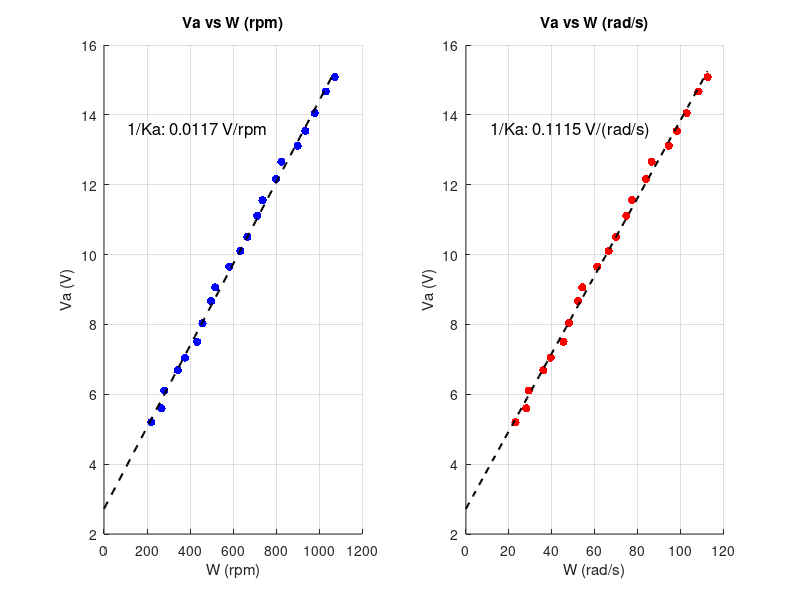

Write MATLAB code to recreate this figure.
% Dados fornecidos
Va = [0, 0.25389, 0.51509, 0.73795, 1.034, 1.2853, 1.5169, 1.8265, 2.1185, 2.2494, ...
    2.5072, 2.825, 2.9996, 3.2805, 3.5183, 3.6466, 3.8122, 4.5664, 5.2013, 5.5958, ...
    6.1087, 6.686, 7.0504, 7.5012, 8.0346, 8.667, 9.0595, 9.6568, 10.104, 10.504, ...
    11.115, 11.558, 12.166, 12.659, 13.117, 13.54, 14.051, 14.668, 15.081];
Vt = [0, 0, 0, 0, 0, 0, 0, 0, 0, 0, 0, 0, 0, 0, 0, 1.349, 1.7588, 2.6537, 3.5481, 4.1944, ...
    4.2889, 5.5879, 6.0775, 6.6157, 7.3138, 7.78788, 8.615, 9.4409, 10.133, 10.646, ...
    11.536, 11.993, 12.905, 13.544, 14.291, 14.845, 15.572, 16.428, 17.012];
rpm = [0, 0, 0, 0, 0, 0, 0, 0, 0, 0, 0, 0, 0, 0, 0, 84.3, 150, 166, 220, 267.8, 279.7, 343.6, ...
    376.6, 433.2, 457.7, 498.0, 516.7, 582.5, 633.7, 667.0, 712.4, 737.2, 799.2, 824.8, ...
    900.7, 936.6, 980.1, 1032, 1073];

% Filtrando os pontos onde Va é maior que 4.6
Va_nonzero = Va(Va > 4.6);
Vt_nonzero = Vt(Va > 4.6);
rpm_nonzero = rpm(Va > 4.6);

% Conversão de rpm para rad/s
rads_nonzero = rpm_nonzero * (2 * pi / 60); % Convertendo de rpm para rad/s

% Criando a figura com dois subplots
figure;

% Primeiro gráfico: Va vs rpm
subplot(1, 2, 1); % Subplot 1, na posição da esquerda
scatter(rpm_nonzero, Va_nonzero, 'b', 'filled'); % Plotando os pontos Vt vs rpm
ylabel('Va (V)');
xlabel('W (rpm)');
hold on;

% Grau do polinômio
n = 1; % Ajuste conforme necessário

% Construir a matriz A para o ajuste polinomial com rpm
A = zeros(length(rpm_nonzero), n + 1); % Inicializa a matriz A com zeros
for i = 1:n + 1
    A(:, i) = rpm_nonzero'.^(n - i + 1); % Preenche cada coluna com rpm^n, rpm^(n-1), ..., rpm^0
end

% Solução do sistema normal para mínimos quadrados com rpm
x = (A' * A) \ (A' * Va_nonzero'); % Vetor de coeficientes

% Gerando os dados da linha de regressão com rpm
rpm_fit = linspace(0, max(rpm_nonzero), 100);
Va_fit = polyval(x, rpm_fit);

% Plotando a linha de regressão linear
plot(rpm_fit, Va_fit, 'k--', 'LineWidth', 1.5); % Linha de regressão

% Adicionando o valor da inclinação no gráfico com rpm
slope = x(1); % Inclinação da linha (coeficiente angular)
text(0.1 * max(rpm_nonzero), 0.9 * max(Va_nonzero), sprintf('1/Ka: %.4f V/rpm', slope), 'FontSize', 12, 'Color', 'k');
grid on;
title('Va vs W (rpm)');

% Segundo gráfico: Vt vs rads (rad/s)
subplot(1, 2, 2); % Subplot 2, na posição da direita
scatter(rads_nonzero, Va_nonzero, 'r', 'filled'); % Plotando os pontos Vt vs rads
ylabel('Va (V)');
xlabel('W (rad/s)');
hold on;

% Construir a matriz A para o ajuste polinomial com rads
A_rads = zeros(length(rads_nonzero), n + 1); % Inicializa a matriz A com zeros
for i = 1:n + 1
    A_rads(:, i) = rads_nonzero'.^(n - i + 1); % Preenche cada coluna com rads^n, rads^(n-1), ..., rads^0
end

% Solução do sistema normal para mínimos quadrados com rads
x_rads = (A_rads' * A_rads) \ (A_rads' * Va_nonzero'); % Vetor de coeficientes

% Gerando os dados da linha de regressão com rads
rads_fit = linspace(0, max(rads_nonzero), 100);
Va_fit_rads = polyval(x_rads, rads_fit);

% Plotando a linha de regressão linear
plot(rads_fit, Va_fit_rads, 'k--', 'LineWidth', 1.5); % Linha de regressão

% Adicionando o valor da inclinação no gráfico com rads
slope_rads = x_rads(1); % Inclinação da linha (coeficiente angular)
text(0.1 * max(rads_nonzero), 0.9 * max(Va_nonzero), sprintf('1/Ka: %.4f V/(rad/s)', slope_rads), 'FontSize', 12, 'Color', 'k');
grid on;
title('Va vs W (rad/s)');

% Exibindo os valores de Kt no terminal
Ka_rpm = 1/slope;
Ka_rads = 1/slope_rads;
fprintf('Ka (V/rpm): %.4f\n', 1/slope);
fprintf('Ka (V/rad/s): %.4f\n', 1/slope_rads);
